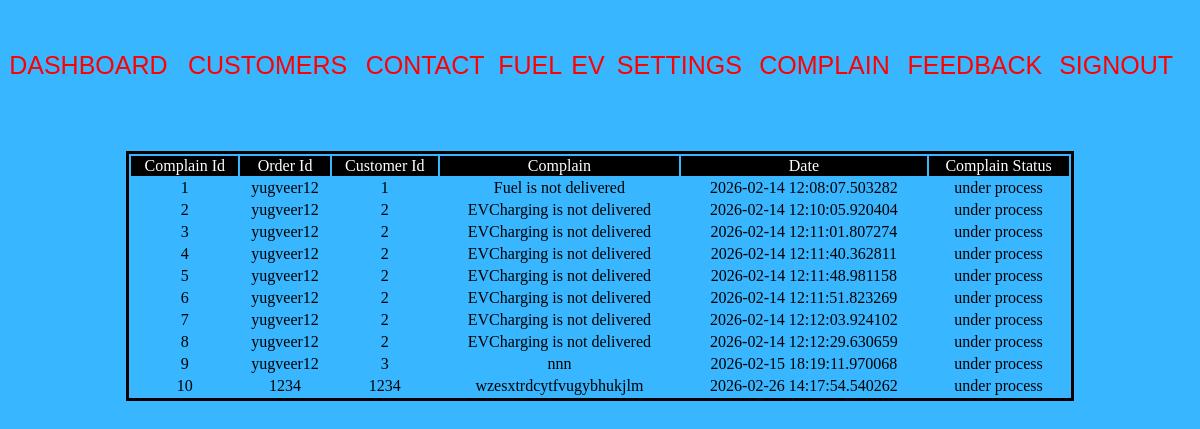
The app's page /companycomplaincodedb with its own data.
### development/models.py (models this page shows)
class CustomerComplaint(models.Model):
    complainid = models.AutoField(primary_key=True, db_column='complainid')
    customerid = models.TextField(db_column='customerid')
    orderid = models.IntegerField(db_column='orderid', null=True, blank=True)
    complain = models.TextField(db_column='complain')
    dateofcomplain = models.TextField(db_column='dateofcomplain')
    complainstatus = models.TextField(db_column='complainstatus')
    class Meta:
        db_table = 'customercomplaintable'

### development/views.py (the view)
# urls.py: path("companycomplaincodedb",views.companycomplaindbcode),
def companycomplaindbcode(request):
    data = list(CustomerComplaint.objects.values_list())
    return render(request, "companycomplain.html", {'data': data})

### templates/companycomplain.html (shortened to what this page needs)
{% load static %}
<!DOCTYPE html>
<html lang="en">
<head>
</head>
<body>
<div style="width:100%;height:50px">
    <table width="100%" class="tabtheme">
        <tr>
            <td class="box"><a href="companydashboardlink" >Dashboard</a></td>
            <td class="box"><a href="companycustomerscodedb">Customers</a></td>
            <td class="box"><a href="companycontactcodedb">Contact</a></td>
            <td class="box"><a href="companyorderfuelcodedb">Fuel</a></td>
            <td class="box"><a href="companyorderevcodedb">EV</a></td>
            <td class="box"><a href="companysettingslink">settings</a></td>
            <td class="box"><a href="companycomplaincodedb">complain</a></td>
            <td class="box"><a href="companyfeedbackcodedb">feedback</a></td>
            <td class="box"><a href="companylink">signout</a></td>
        </tr>
    </table>
</div>
<div class="formtheme">
<br><br>
    <table width="80%" align="center" style="border:solid">
        <tr align="center"  style="background-color:black;color:white;">
            <td>Complain Id</td>
            <td>Order Id</td>
            <td>Customer Id</td>
            <td>Complain</td>
            <td>Date</td>
            <td>Complain Status</td>
        </tr>
        {% for records in data %}
            <tr align="center">
                <td>{{ records.0 }}</td>
                <td>{{ records.1 }}</td>
                <td>{{ records.2 }}</td>
                <td>{{ records.3 }}</td>
                <td>{{ records.4 }}</td>
                <td>{{ records.5 }}</td>
            </tr>
        {% endfor %}
    </table>
</div>
</body>
</html>

### records on screen
CustomerComplaint: records "1", customerid "yugveer12", complain "Fuel is not delivered", dateofcomplain "2026-02-14 12:08:07.503282", complainstatus "under process"
CustomerComplaint: records "2", customerid "yugveer12", complain "EVCharging is not delivered", dateofcomplain "2026-02-14 12:10:05.920404", complainstatus "under process"
CustomerComplaint: complainid "3", customerid "yugveer12", orderid "2", complain "EVCharging is not delivered", dateofcomplain "2026-02-14 12:11:01.807274", complainstatus "under process"
CustomerComplaint: complainid "4", customerid "yugveer12", orderid "2", complain "EVCharging is not delivered", dateofcomplain "2026-02-14 12:11:40.362811", complainstatus "under process"
CustomerComplaint: complainid "5", customerid "yugveer12", orderid "2", complain "EVCharging is not delivered", dateofcomplain "2026-02-14 12:11:48.981158", complainstatus "under process"
CustomerComplaint: complainid "6", customerid "yugveer12", orderid "2", complain "EVCharging is not delivered", dateofcomplain "2026-02-14 12:11:51.823269", complainstatus "under process"
CustomerComplaint: complainid "7", customerid "yugveer12", orderid "2", complain "EVCharging is not delivered", dateofcomplain "2026-02-14 12:12:03.924102", complainstatus "under process"
CustomerComplaint: complainid "8", customerid "yugveer12", orderid "2", complain "EVCharging is not delivered", dateofcomplain "2026-02-14 12:12:29.630659", complainstatus "under process"
CustomerComplaint: complainid "9", customerid "yugveer12", orderid "3", complain "nnn", dateofcomplain "2026-02-15 18:19:11.970068", complainstatus "under process"
CustomerComplaint: complainid "10", customerid "1234", records "1234", complain "wzesxtrdcytfvugybhukjlm", dateofcomplain "2026-02-26 14:17:54.540262", complainstatus "under process"
